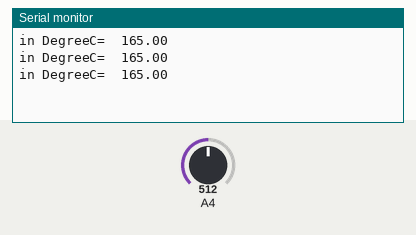
Recording of a sketch running on a simulated Arduino Mega 2560, built with avr-gcc and run on an emulated ATmega2560. On the bench: the last lines printed to the serial monitor. The inputs (shaded band) are chosen by the test bench; at power-on: A4 = 512.

Above: at 1.3 s.
1.4 s: A4 set to 716
At 1.9 s:
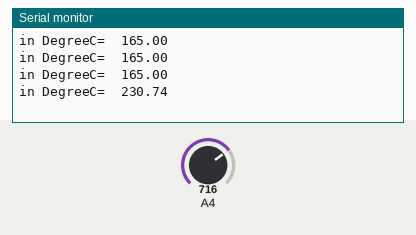
2.9 s: A4 set to 900
At 3.4 s:
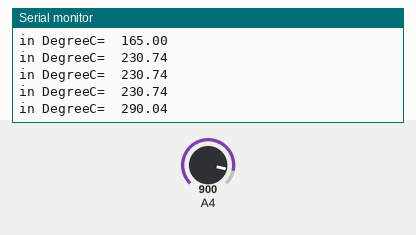
Timing chart, 0 to 5.9 s (numbered marks = the images above; inputs shaded):
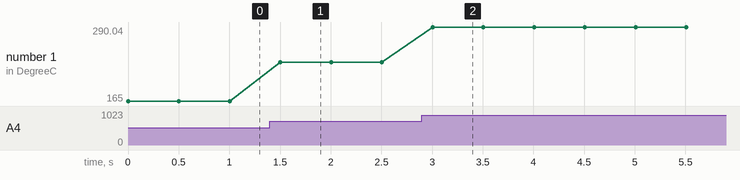

The sketch:

07_LM35.ino
```cpp
const int analogPin = 36;  //initializes/defines the output pin of the LM35 temperature sensor
                    //this sets the ground pin to LOW and the input voltage pin to high
int value;
void setup()
{
  Serial.begin(115200);
}

void loop() //main loop
{
//  value = analogRead(analogPin);
////  float mv = (value / 1024)*3300;/
//  float temp = ((value * (3300/1023)));
////  float celc = temp / 10;/
////  float farh = (celc*9)/5 + /32;
//
//  Serial.print("Temperature =  ");
//  Serial.print(temp);
//  Serial.print("*C");
//  Serial.println();
//  delay(500);


  int analogValue = analogRead(analogPin);
  float millivolts = (analogValue/1024.0) * 3300; //3300 is the voltage provided by NodeMCU
  float celsius = millivolts/10;
  Serial.print("in DegreeC=  ");
  Serial.println(celsius);
  delay(500);
//
//  float fahrenheit = ((celsius * 9)/5 + 32);
//  Serial.print("in Farenheit=   ");
//  Serial.println(fahrenheit);
//  delay(1000);
}
```

Measured:
- after the input at 1.4 s, the serial monitor: prints a new line after 0.10 s (image 1)
- after the input at 2.9 s, the serial monitor: prints a new line after 0.11 s (image 2)
- plotted number 1: 165 → 230.74 after the input at 1.4 s, 230.74 → 290.04 after the input at 2.9 s
